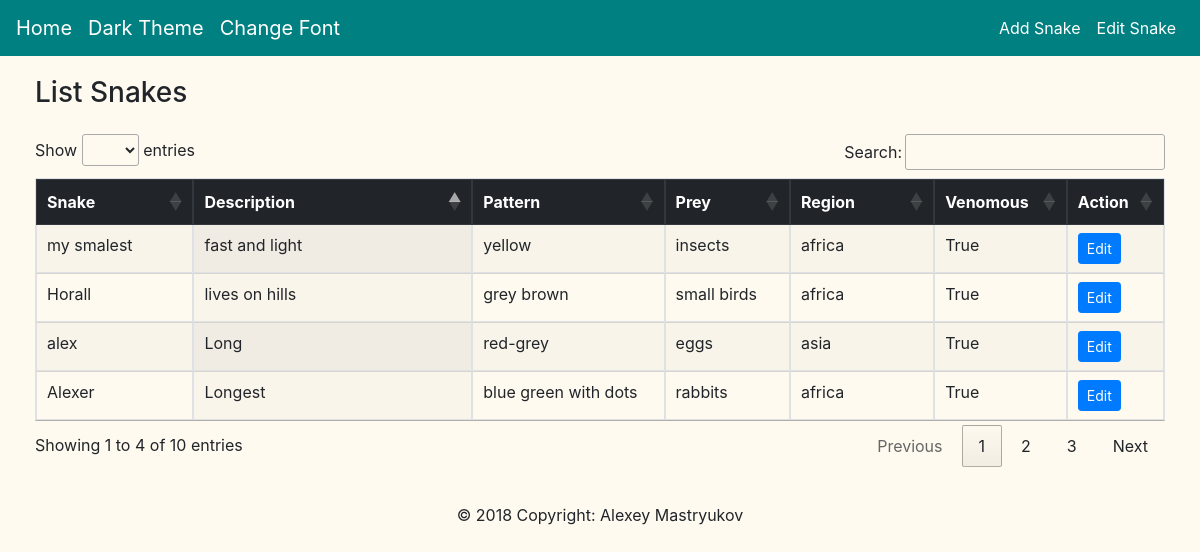
/snakes, run on the app's committed database.
### snakes/models.py (models this page shows)
class Snake(models.Model):
    name = models.CharField(max_length=128)
    description = models.CharField(max_length=256)
    color_pattern = models.CharField(max_length=128)
    favourite_prey = models.CharField(max_length=128)
    region = models.CharField(max_length=64)
    venomous = models.BooleanField(default=True)

### snakes/views.py (the view)
# urls.py: path('', include('snakes.urls'))
def snakes(request):
    snakes = Snake.objects.all()
    return render(request, 'snakes.html',{
        'snakes': snakes
    })

### snakes/templates/snakes.html (shortened to what this page needs)
{% extends 'base.html' %}
{% block content %}
  <div id="my_edit" class="row justify-content-left">
    <div class="col-12 col-sm-12">
        <h3 class="mb-4">List Snakes</h3>
      <table id ="myTable" data-order='[[1,"asc"]]' data-page-length='4' class="table table-bordered display">
        <thead class="thead-dark">
          <tr>
            <th data-class-name="priority">Snake</th>
            <th>Description</th>
            <th>Pattern</th>
            <th>Prey</th>
            <th>Region</th>
            <th >Venomous</th>
            <th>Action</th>
          </tr>
        </thead>
        <tbody>
          {% if snakes.count == 0 %}
            <tr>
              <td colspan="4" class="text-center">You currently have no Snakes!</td>
            </tr>
          {% else %}
            {% for snake in snakes %}
              <tr>
                <td>{{ snake.name }}</td>
                <td>{{ snake.description }}</td>
                <td>{{ snake.color_pattern }}</td>
                <td>{{ snake.favourite_prey }}</td>
                <td>{{ snake.region }}</td>
                <td>{{ snake.venomous }}</td>
                <td>
                    <a href="{% url 'edit-snake' snake.id %}" class="btn btn-primary btn-sm">Edit</a>
                </td>
              </tr>
            {% endfor %}
          {% endif %}
        </tbody>
      </table>
    </div>
  </div>
{% endblock content %}

### snakes/templates/base.html (shortened to what this page needs)
{% load static %}
<!DOCTYPE html>
<html lang="en">
<head>
  <link rel="stylesheet" href="https://stackpath.bootstrapcdn.com/bootstrap/4.1.2/css/bootstrap.min.css">
  <link rel="stylesheet" href="https://cdn.datatables.net/1.10.19/css/jquery.dataTables.min.css">
  <link rel="stylesheet" href="{% static 'app.css' %}">
</head>
<body>
    <nav class="navbar navbar-expand-lg  bg-default navbar-custom ">
     <a id="my_home" class="navbar-brand" href="{% url 'index' %}">Home </a>
     <a id="my_theme" class="navbar-brand" href=""> Dark Theme </a>
     <a id="my_font" class="navbar-brand" href=""> Change Font </a>
        <div class="navbar-collapse dual-collapse2">
          <ul class="navbar-nav ml-auto">
            <li class="nav-item active">
              <a class="nav-link" href="{% url 'add-snake' %}"
                class="nav-link"
                data-toggle="tooltip"
                data-placement="bottom"
                title="Link to add more snakes ..."
              >Add Snake <span class="sr-only">(current)</span></a>
            </li>
            <li class="nav-item">
                <a class="nav-link" href="{% url 'snakes' %}"
                class="nav-link"
                data-toggle="tooltip"
                data-placement="bottom"
                title="Link to view and edit snake page ..."
              >Edit Snake </a>
            </li>
          </ul>
        </div>
      </nav>
  <div >
  <main >
      {% block content %}
      {% endblock content %}
  </main>
  <footer >
      <div class="footer-copyright text-center py-3">© 2018 Copyright: Alexey Mastryukov </div>
  </footer>
  </div>
</body>
</html>

### snakes/static/app.css (style rules this page uses)
.navbar-custom a { color:white!important; }
.bg-default { background-color:teal; }
#my_edit { margin: 20px; }
body { background-color:floralwhite; }

### data on the page
Snake: name "alex", description "Long", color_pattern "red-grey", favourite_prey "eggs", region "asia", venomous "True"
Snake: name "my smalest", description "fast and light", color_pattern "yellow", favourite_prey "insects", region "africa", venomous "True"
Snake: name "Horall", description "lives on hills", color_pattern "grey brown", favourite_prey "small birds", region "africa", venomous "True"
Snake: name "Alexer", description "Longest", color_pattern "blue green with dots", favourite_prey "rabbits", region "africa", venomous "True"
